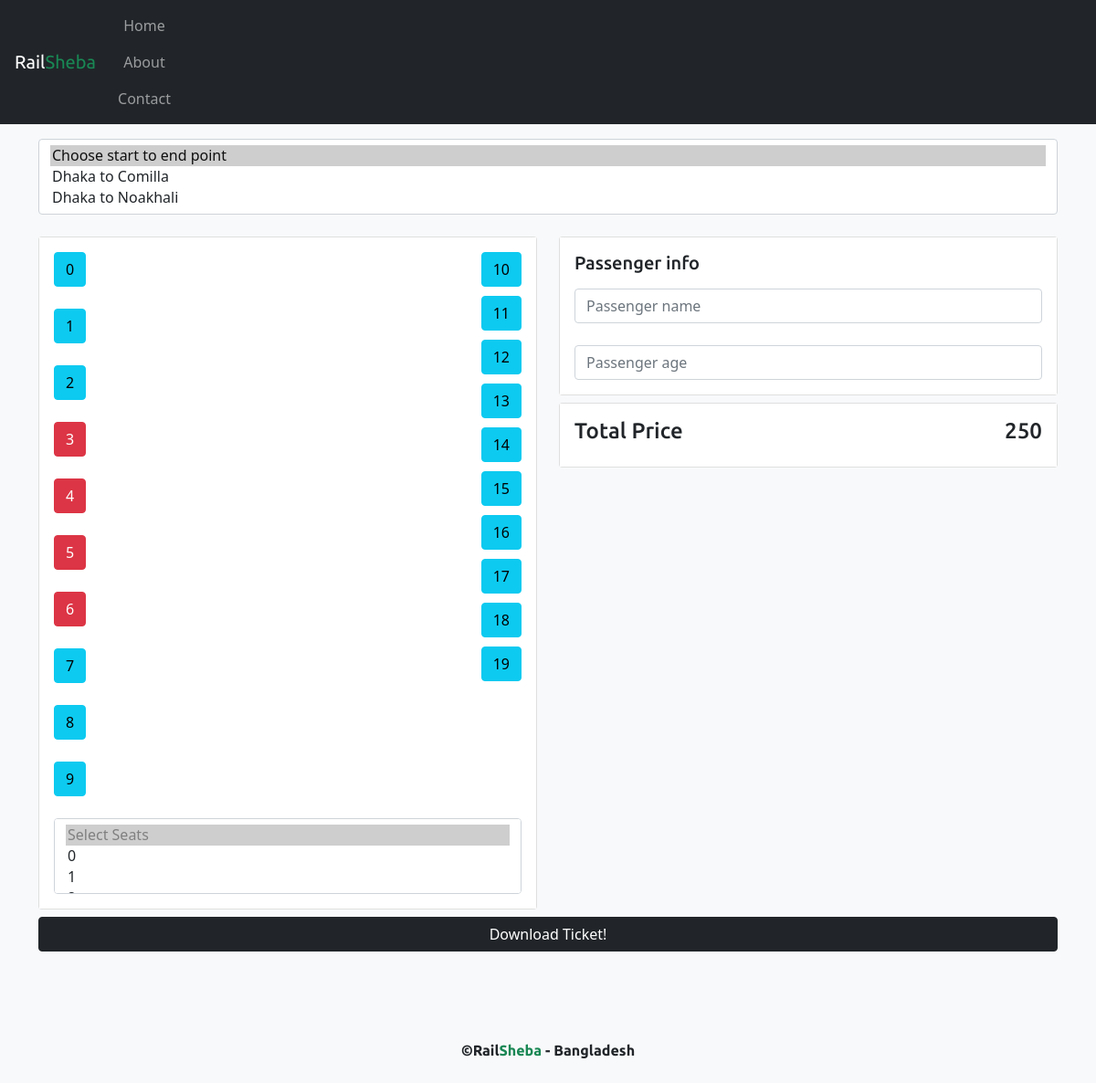
/ticket/2, run on the app's committed database.
### base/models.py (models this page shows, shortened)
class Seat(models.Model):
	train = models.ForeignKey(Train, on_delete=models.CASCADE, related_name='seats')
	seat = models.CharField(max_length=10)
	is_booked= models.BooleanField(default=False)

### base/views.py (the view)
# urls.py: path('ticket/<int:id>', get_ticket, name='ticket'),
def get_ticket(request, id):
	train = Train.objects.get(id=id)
	left_seat = train.seats.all()[0:10]
	right_seat = train.seats.all()[10:20]
	tariff = train.tariffs.all()
	sep = request.GET.get('sp')
	context = {"price" : train.price, 'tariff':tariff, 'ls':left_seat, 'rs':right_seat, 'train':train}
	if sep:
		t = Tariff.objects.get(id=sep)
		price = t.price
		context['price'] = price
	return render(request, 'ticket.html', context)

### templates/ticket.html (shortened to what this page needs)
{% extends 'base.html' %}
{% block class %} bg-light {% endblock %}
{% block body %}
  <div class="container">
      <form method="POST" action="{% url 'ct' %}">
      <select id="ste" onchange="getPrice()"  class="my-3 form-select" size="3" aria-label="size 3 select example">
        <option selected>Choose start to end point</option>
        {% for i in tariff %}
        <option value="{{i.id}}">{{i.starttoend}}</option>
      {% endfor %}
      </select>
      <div class="row">
        <div class="my-2 col-md-6">
          <div class="bg-white card">
            <div class="bg-white card-body">
            <div class="float-start d-inline-block">
            {% for i in ls %}
              <button class="btn btn-{% if i.is_booked %}danger{% else %}info{% endif %}">{{i.seat}}</button>
              <br>
              <br>
              {% endfor %}
            </div>
              {% for t in rs %}
              <button class="float-end btn btn-{% if i.is_booked %}danger{% else %}info{% endif %}">{{t.seat}}</button>
              <br>
              <br>
              {% endfor %}
              <select name="seats" class="mt-4 form-select" size="3" multiple aria-label="size 3 select example">
                <option disabled selected>Select Seats</option>
                {% for s in train.seats.all %}
                <option {% if s.is_booked %} disabled {% endif %} value="{{s.id}}">{{s.seat}}</option>
              {% endfor %}
              </select>
            </div>
          </div>
        </div>
        <div class="my-2 col-md-6">
          <div class="card bg-white">
            <div class="card-body bg-white">
              <h5 class="mb-3">Passenger info</h5>
              <input name="pn" class="form-control" type="text" placeholder="Passenger name">
              <br />
              <input name="pa" class="form-control" type="text" placeholder="Passenger age">
            </div>
          </div>
          <div class="bg-white card my-2">
            <div class="card-body bg-white">
              <h4 class="d-inline-block">Total Price</h4>
              <h4  class="float-end">{{price}}</h4>
            </div>
          </div>
        </div>
      </div>
      <button class="btn btn-dark w-100" type="submit">Download Ticket!</button>
      </form>
    </div>
{% endblock %}

### templates/base.html (style rules this page uses)
h1,h3,h4,h5,.f { font-family: 'Ubuntu', sans-serif; }

### data on the page
Seat: seat "0", {{ s.id }} 21 (drawn)
Seat: seat "1", {{ s.id }} 22 (drawn)
Seat: seat "2", {{ s.id }} 23 (drawn)
Seat: seat "3"
Seat: seat "4"
Seat: seat "5"
Seat: seat "6"
Seat: seat "7"
Seat: seat "8"
Seat: seat "9"
Seat: seat "10"
Seat: seat "11"
Seat: seat "12"
Seat: seat "13"
Seat: seat "14"
Seat: seat "15"
Seat: seat "16"
Seat: seat "17"
Seat: seat "18"
Seat: seat "19"

### other printed values
{{ price }} "250"
